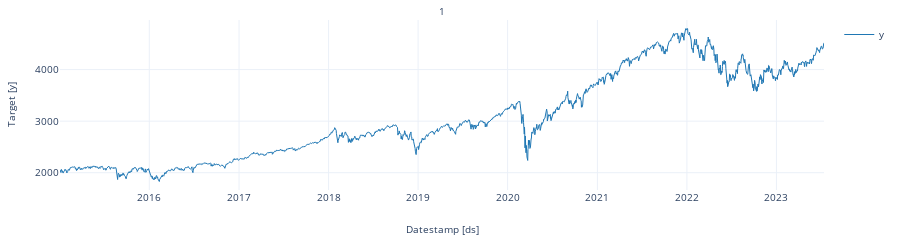

Write notebook code for a chart like this one.
### Markdown cell above
# **5. Explore Data with the plot method** <a class="anchor" id="5"></a>

[Table of Contents](#0.1)

Plot some series using the plot method from the StatsForecast class. This method prints 8 random series from the dataset and is useful for basic EDA.

### Code cell
from statsforecast import StatsForecast

StatsForecast.plot(df)

### Figure 1 — Plotly figure (JSON) as saved in the notebook; plotly's stock layout.template omitted (floating-point values rounded to 4 significant figures; data arrays with more than 128 entries replaced by an {"elided": "..."} marker saying what was removed)
{"data": [{"legendgroup": "y", "line": {"color": "#1f77b4", "width": 1}, "mode": "lines", "name": "y", "showlegend": true, "type": "scatter", "x": {"elided": "2147 str values"}, "xaxis": "x", "y": {"elided": "2147 float values"}, "yaxis": "y"}], "layout": {"annotations": [{"font": {"size": 10}, "showarrow": false, "text": "1", "x": 0.5, "xanchor": "center", "xref": "paper", "y": 1, "yanchor": "bottom", "yref": "paper"}, {"font": {"size": 10}, "showarrow": false, "text": "Datestamp [ds]", "x": 0.5, "xanchor": "center", "xref": "paper", "y": 0, "yanchor": "top", "yref": "paper", "yshift": -30}, {"font": {"size": 10}, "showarrow": false, "text": "Target [y]", "textangle": -90, "x": 0, "xanchor": "right", "xref": "paper", "xshift": -40, "y": 0.5, "yanchor": "middle", "yref": "paper"}], "autosize": true, "font": {"size": 10}, "height": 150, "margin": {"b": 50, "l": 60, "r": 10, "t": 20}, "xaxis": {"anchor": "y", "domain": [0, 1], "showticklabels": true, "visible": true}, "yaxis": {"anchor": "x", "domain": [0, 1]}}}
